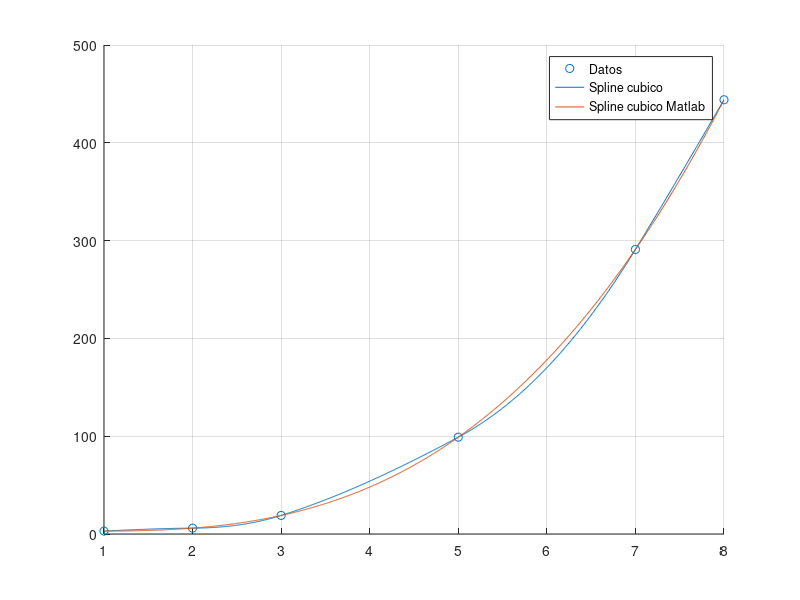

Source code (MATLAB):
% Ej 8
% German Heim
close all
clear all
format long
clc

A=[1 1 1 1 0 0 0 0 0 0 0 0 0 0 0 0 0 0 0 0; ...
    2^3 2^2 2 1 0 0 0 0 0 0 0 0 0 0 0 0 0 0 0 0; ...
    0 0 0 0 2^3 2^2 2 1 0 0 0 0 0 0 0 0 0 0 0 0; ...
    0 0 0 0 3^3 3^2 3 1 0 0 0 0 0 0 0 0 0 0 0 0; ...
    0 0 0 0 0 0 0 0 3^3 3^2 3 1 0 0 0 0 0 0 0 0; ...
    0 0 0 0 0 0 0 0 5^3 5^2 5 1 0 0 0 0 0 0 0 0; ...
    0 0 0 0 0 0 0 0 0 0 0 0 5^3 5^2 5 1 0 0 0 0; ...
    0 0 0 0 0 0 0 0 0 0 0 0 7^3 7^2 7 1 0 0 0 0; ...
    0 0 0 0 0 0 0 0 0 0 0 0 0 0 0 0 7^3 7^2 7 1; ...
    0 0 0 0 0 0 0 0 0 0 0 0 0 0 0 0 8^3 8^2 8 1;...
    3*2^2 2*2 1 0 -3*2^2 -2*2 -1 0 0 0 0 0 0 0 0 0 0 0 0 0;...
    0 0 0 0 3*3^2 2*3 1 0 -3*3^2 -2*3 -1 0 0 0 0 0 0 0 0 0;...
    0 0 0 0 0 0 0 0 3*5^2 2*5 1 0 -3*5^2 -2*5 -1 0 0 0 0 0;...
    0 0 0 0 0 0 0 0 0 0 0 0 3*7^2 2*7 1 0 -3*7^2 -2*7 -1 0;...
    6 2 0 0 -6 -2 0 0 0 0 0 0 0 0 0 0 0 0 0 0;...
    0 0 0 0 6*2 2 0 0 -6*2 -2 0 0 0 0 0 0 0 0 0 0;...
    0 0 0 0 0 0 0 0 6*3 2 0 0 -6*3 2 0 0 0 0 0 0;...
    0 0 0 0 0 0 0 0 0 0 0 0 6*5 2 0 0 -6*5 -2 0 0;...
    6 2 0 0 0 0 0 0 0 0 0 0 0 0 0 0 0 0 0 0;...
    0 0 0 0 0 0 0 0 0 0 0 0 0 0 0 0 6*8 2 0 0];

B=transpose([3 6 6 19 19 99 99 291 291 444 0 0 0 0 0 0 0 0 0 0]);

coef=linsolve(A, B);

valores_x=[1 2 3 5 7 8];
valores_y=[3 6 19 99 291 444];

hold on
grid on
scatter(valores_x, valores_y)

x=linspace(1, 8, 1000);
for i=1:length(x)
    if x(i)<2 && x(i)>1
        val_y(i)=coef(1)*x(i)^3 + coef(2)*x(i)^2 + coef(3)*x(i) + coef(4);
    elseif x(i)<=3 && x(i)>2
        val_y(i)=coef(5)*x(i)^3 + coef(6)*x(i)^2 + coef(7)*x(i) + coef(8);
    elseif x(i)<=5 && x(i)>3
        val_y(i)=coef(9)*x(i)^3 + coef(10)*x(i)^2 + coef(11)*x(i) + coef(12);
    elseif x(i)<=7 && x(i)>5
        val_y(i)=coef(13)*x(i)^3 + coef(14)*x(i)^2 + coef(15)*x(i) + coef(16);
    elseif x(i)<=8 && x(i)>7
        val_y(i)=coef(17)*x(i)^3 + coef(18)*x(i)^2 + coef(19)*x(i) + coef(20);
    end
end

plot(x, val_y)
spline_matlab = interp1(valores_x, valores_y,x, 'spline');
plot(x, spline_matlab)
legend('Datos', 'Spline cubico','Spline cubico Matlab')

disp(['Prediccion para x=4, y=', num2str(coef(9)*4^3 + coef(10)*4^2 + coef(11)*4 + coef(12))])
disp(['Prediccion para x=2.5, y=', num2str(coef(5)*2.5^3 + coef(6)*2.5^2 + coef(7)*2.5 + coef(8))])
